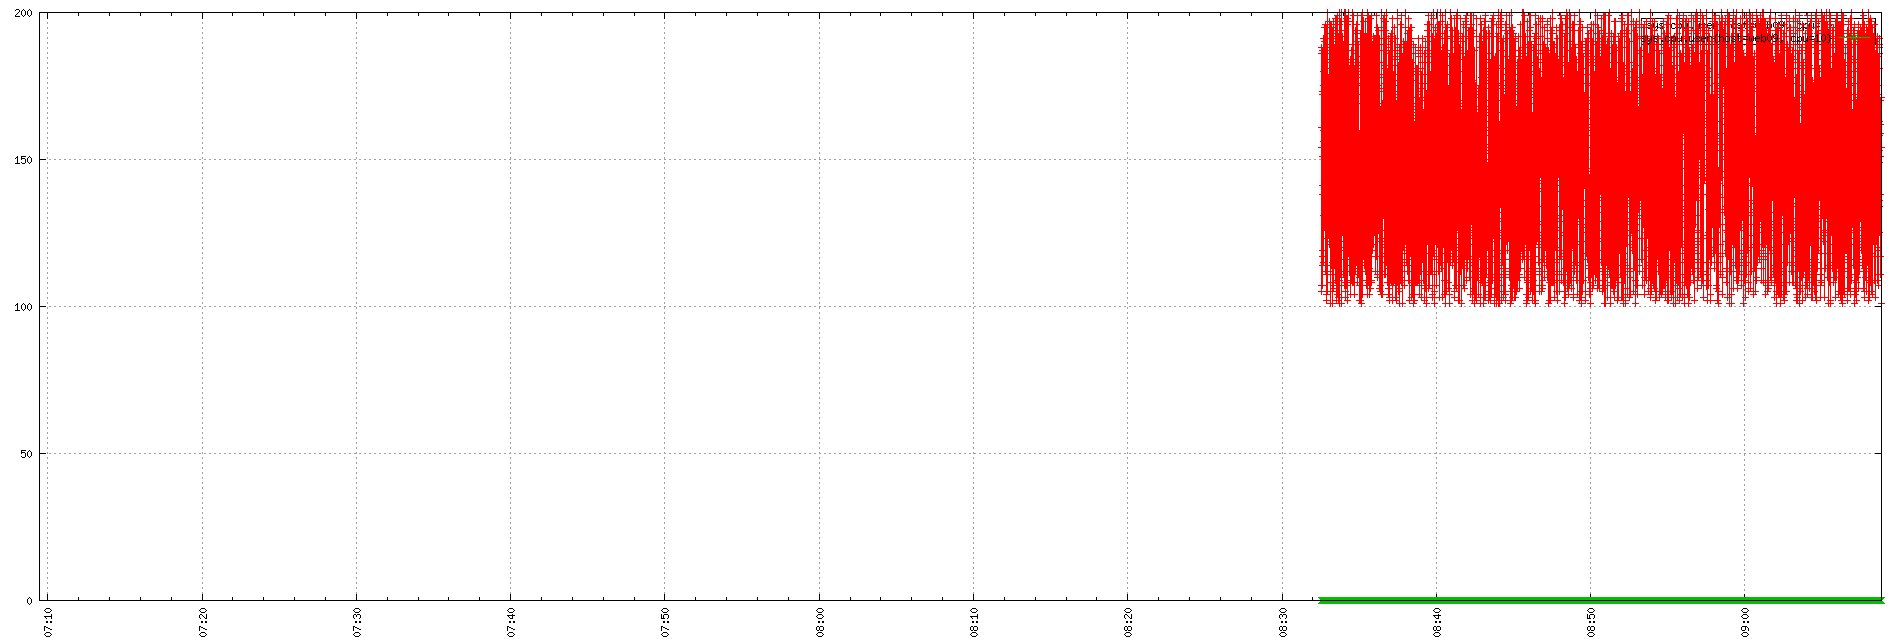

Recreate this plot in gnuplot.
set term png small size 1900,644
set xdata time
set timefmt "%s"
if (GPVAL_VERSION < 4.6) set xtics rotate; else set xtics rotate right
set output "${TMPDIR-'tmp'}/tsd/83f2bd3b.png"
set xrange ["1673766568":"1673773731"]
set format x "%H:%M"
set grid
set style data linespoint
set key right box
set yrange [0:]
plot  "${TMPDIR-'tmp'}/tsd/83f2bd3b_0.dat" using 1:2 title "sys.cpu.user{host=web09, cpu=3}", \
 "${TMPDIR-'tmp'}/tsd/83f2bd3b_1.dat" using 1:2 title "sys.cpu.user{host=web09, cpu=10}"
